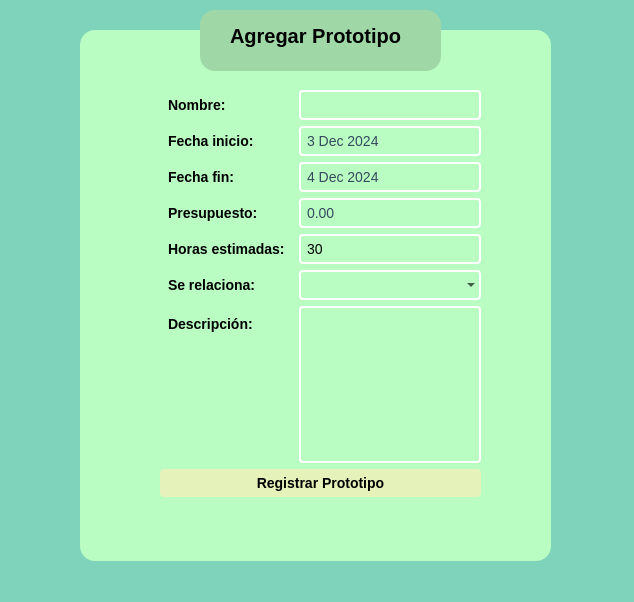
<?xml version="1.0" encoding="UTF-8"?>
<ui version="4.0">
 <class>Dialog</class>
 <widget class="QDialog" name="Dialog">
  <property name="geometry">
   <rect>
    <x>0</x>
    <y>0</y>
    <width>634</width>
    <height>602</height>
   </rect>
  </property>
  <property name="windowTitle">
   <string>Dialog</string>
  </property>
  <property name="styleSheet">
   <string notr="true">background-color: rgb(128, 211, 187);</string>
  </property>
  <widget class="QWidget" name="widget" native="true">
   <property name="geometry">
    <rect>
     <x>80</x>
     <y>30</y>
     <width>471</width>
     <height>531</height>
    </rect>
   </property>
   <property name="styleSheet">
    <string notr="true">QWidget{
background-color: rgb(186, 253, 194);
border-radius: 15px;
}

QLabel {
    font-size: 14px;
    color: black;
    padding: 2px 4px;
    border: none;
}

QLineEdit, QComboBox, QDoubleSpinBox, QTextEdit, QDateEdit, QSpinBox {
    font-size: 14px;
    color: #34495e;
    border: 2px solid;
	border-color: white;
    border-radius: 4px;
    padding: 4px;
    background-color: transparent;
}

QPushButton {
    font-size: 14px;
    font-weight: bold;
    color: black;
	background-color: rgb(229, 243, 186);
    border: none;
    border-radius: 4px;
    padding: 6px 12px;
}

QPushButton:hover {
    background-color: rgb(202, 213, 163)
}

QPushButton:disabled {
    background-color: #95a5a6;
    color: #ecf0f1;
}

</string>
   </property>
   <widget class="QWidget" name="formLayoutWidget">
    <property name="geometry">
     <rect>
      <x>80</x>
      <y>60</y>
      <width>321</width>
      <height>407</height>
     </rect>
    </property>
    <layout class="QFormLayout" name="formLayout">
     <item row="0" column="0">
      <widget class="QLabel" name="nombreLabel">
       <property name="styleSheet">
        <string notr="true">font-weight: bold;</string>
       </property>
       <property name="text">
        <string>Nombre:</string>
       </property>
      </widget>
     </item>
     <item row="0" column="1">
      <widget class="QLineEdit" name="addnombre">
       <property name="styleSheet">
        <string notr="true">color: black;</string>
       </property>
      </widget>
     </item>
     <item row="1" column="0">
      <widget class="QLabel" name="fecha_iniLabel">
       <property name="styleSheet">
        <string notr="true">font-weight: bold;</string>
       </property>
       <property name="text">
        <string>Fecha inicio:</string>
       </property>
      </widget>
     </item>
     <item row="1" column="1">
      <widget class="QDateEdit" name="addini">
       <property name="date">
        <date>
         <year>2024</year>
         <month>12</month>
         <day>3</day>
        </date>
       </property>
      </widget>
     </item>
     <item row="2" column="0">
      <widget class="QLabel" name="fecha_finLabel">
       <property name="styleSheet">
        <string notr="true">font-weight: bold;</string>
       </property>
       <property name="text">
        <string>Fecha fin:</string>
       </property>
      </widget>
     </item>
     <item row="2" column="1">
      <widget class="QDateEdit" name="addfin">
       <property name="date">
        <date>
         <year>2024</year>
         <month>12</month>
         <day>4</day>
        </date>
       </property>
      </widget>
     </item>
     <item row="3" column="0">
      <widget class="QLabel" name="titulaciNLabel">
       <property name="styleSheet">
        <string notr="true">font-weight: bold;</string>
       </property>
       <property name="text">
        <string>Presupuesto:</string>
       </property>
      </widget>
     </item>
     <item row="3" column="1">
      <widget class="QDoubleSpinBox" name="addpresu">
       <property name="minimum">
        <double>0.000000000000000</double>
       </property>
       <property name="maximum">
        <double>99999999.989999994635582</double>
       </property>
      </widget>
     </item>
     <item row="4" column="0">
      <widget class="QLabel" name="horas_estLabel">
       <property name="styleSheet">
        <string notr="true">font-weight: bold;</string>
       </property>
       <property name="text">
        <string>Horas estimadas:</string>
       </property>
      </widget>
     </item>
     <item row="4" column="1">
      <widget class="QSpinBox" name="addhoras">
       <property name="styleSheet">
        <string notr="true">color: black;</string>
       </property>
       <property name="minimum">
        <number>30</number>
       </property>
       <property name="maximum">
        <number>999999</number>
       </property>
      </widget>
     </item>
     <item row="5" column="0">
      <widget class="QLabel" name="relacionanLabel">
       <property name="styleSheet">
        <string notr="true">font-weight: bold;</string>
       </property>
       <property name="text">
        <string>Se relaciona:</string>
       </property>
      </widget>
     </item>
     <item row="5" column="1">
      <widget class="QComboBox" name="addrelacionan">
       <property name="styleSheet">
        <string notr="true">color: black;</string>
       </property>
      </widget>
     </item>
     <item row="6" column="0">
      <widget class="QLabel" name="label_2">
       <property name="styleSheet">
        <string notr="true">font-weight: bold;</string>
       </property>
       <property name="text">
        <string>Descripción:</string>
       </property>
      </widget>
     </item>
     <item row="6" column="1">
      <widget class="QTextEdit" name="addDesc">
       <property name="styleSheet">
        <string notr="true">color: black;</string>
       </property>
      </widget>
     </item>
     <item row="7" column="0" colspan="2">
      <widget class="QPushButton" name="addenviar">
       <property name="text">
        <string>Registrar Prototipo</string>
       </property>
      </widget>
     </item>
    </layout>
   </widget>
  </widget>
  <widget class="QFrame" name="frame">
   <property name="geometry">
    <rect>
     <x>200</x>
     <y>10</y>
     <width>241</width>
     <height>61</height>
    </rect>
   </property>
   <property name="styleSheet">
    <string notr="true">background-color: rgb(159, 216, 166);
border-radius: 15px;</string>
   </property>
   <property name="frameShape">
    <enum>QFrame::StyledPanel</enum>
   </property>
   <property name="frameShadow">
    <enum>QFrame::Raised</enum>
   </property>
   <widget class="QLabel" name="label">
    <property name="geometry">
     <rect>
      <x>30</x>
      <y>0</y>
      <width>191</width>
      <height>51</height>
     </rect>
    </property>
    <property name="styleSheet">
     <string notr="true">font-size: 20px;
font-weight: bold;</string>
    </property>
    <property name="text">
     <string>Agregar Prototipo</string>
    </property>
   </widget>
  </widget>
 </widget>
 <resources/>
 <connections/>
</ui>
